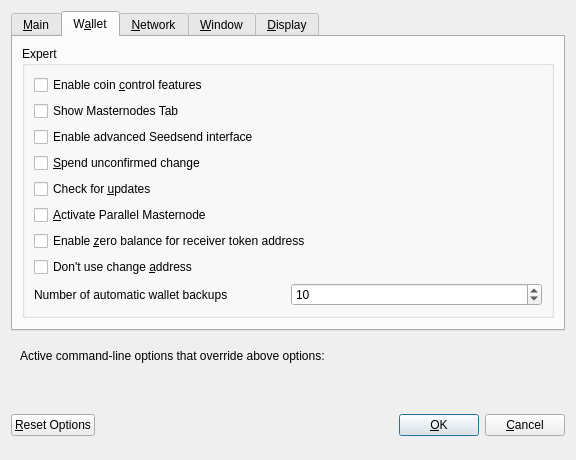
<?xml version="1.0" encoding="UTF-8"?>
<ui version="4.0">
 <class>OptionsDialog</class>
 <widget class="QDialog" name="OptionsDialog">
  <property name="geometry">
   <rect>
    <x>0</x>
    <y>0</y>
    <width>576</width>
    <height>419</height>
   </rect>
  </property>
  <property name="windowTitle">
   <string>Options</string>
  </property>
  <property name="modal">
   <bool>true</bool>
  </property>
  <layout class="QVBoxLayout" name="verticalLayout">
   <item>
    <widget class="QTabWidget" name="tabWidget">
     <property name="currentIndex">
      <number>1</number>
     </property>
     <widget class="QWidget" name="tabMain">
      <attribute name="title">
       <string>&amp;Main</string>
      </attribute>
      <layout class="QVBoxLayout" name="verticalLayout_Main">
       <item>
        <widget class="QCheckBox" name="bitcoinAtStartup">
         <property name="toolTip">
          <string>Automatically start SEED after logging in to the system.</string>
         </property>
         <property name="text">
          <string>&amp;Start SEED on system login</string>
         </property>
        </widget>
       </item>
       <item>
        <widget class="QCheckBox" name="logEvents">
         <property name="text">
          <string>Enable  log &amp;events</string>
         </property>
        </widget>
       </item>
       <item>
        <widget class="QCheckBox" name="txIndex">
         <property name="text">
          <string>Enable &amp;transaction indexes</string>
         </property>
        </widget>
       </item>
       <item>
        <widget class="QCheckBox" name="addressIndex">
         <property name="text">
          <string>Enable &amp;address indexes</string>
         </property>
        </widget>
       </item>
       <item>
        <layout class="QHBoxLayout" name="horizontalLayout_2_Main">
         <item>
          <widget class="QLabel" name="databaseCacheLabel">
           <property name="text">
            <string>Size of &amp;database cache</string>
           </property>
           <property name="textFormat">
            <enum>Qt::PlainText</enum>
           </property>
           <property name="buddy">
            <cstring>databaseCache</cstring>
           </property>
          </widget>
         </item>
         <item>
          <widget class="QSpinBox" name="databaseCache"/>
         </item>
         <item>
          <widget class="QLabel" name="databaseCacheUnitLabel">
           <property name="text">
            <string>MB</string>
           </property>
           <property name="textFormat">
            <enum>Qt::PlainText</enum>
           </property>
          </widget>
         </item>
         <item>
          <spacer name="horizontalSpacer_2_Main">
           <property name="orientation">
            <enum>Qt::Horizontal</enum>
           </property>
           <property name="sizeHint" stdset="0">
            <size>
             <width>40</width>
             <height>20</height>
            </size>
           </property>
          </spacer>
         </item>
        </layout>
       </item>
       <item>
        <layout class="QHBoxLayout" name="horizontalLayout_3_Main">
         <item>
          <widget class="QLabel" name="threadsScriptVerifLabel">
           <property name="text">
            <string>Number of script &amp;verification threads</string>
           </property>
           <property name="textFormat">
            <enum>Qt::PlainText</enum>
           </property>
           <property name="buddy">
            <cstring>threadsScriptVerif</cstring>
           </property>
          </widget>
         </item>
         <item>
          <widget class="QSpinBox" name="threadsScriptVerif">
           <property name="toolTip">
            <string>(0 = auto, &lt;0 = leave that many cores free)</string>
           </property>
          </widget>
         </item>
         <item>
          <spacer name="horizontalSpacer_3_Main">
           <property name="orientation">
            <enum>Qt::Horizontal</enum>
           </property>
           <property name="sizeHint" stdset="0">
            <size>
             <width>40</width>
             <height>20</height>
            </size>
           </property>
          </spacer>
         </item>
        </layout>
       </item>
       <item>
        <layout class="QHBoxLayout" name="horizontalLayout_5_Main">
         <item>
          <widget class="QLabel" name="logFileCountLabel">
           <property name="text">
            <string>Number of debug log files</string>
           </property>
          </widget>
         </item>
         <item>
          <widget class="QSpinBox" name="logFileCount">
           <property name="minimum">
            <number>1</number>
           </property>
          </widget>
         </item>
         <item>
          <spacer name="horizontalSpacer_5_Main">
           <property name="orientation">
            <enum>Qt::Horizontal</enum>
           </property>
           <property name="sizeHint" stdset="0">
            <size>
             <width>40</width>
             <height>20</height>
            </size>
           </property>
          </spacer>
         </item>
        </layout>
       </item>
       <item>
        <spacer name="verticalSpacer_Main">
         <property name="orientation">
          <enum>Qt::Vertical</enum>
         </property>
         <property name="sizeHint" stdset="0">
          <size>
           <width>20</width>
           <height>40</height>
          </size>
         </property>
        </spacer>
       </item>
       <item>
        <layout class="QHBoxLayout" name="horizontalLayout_4_Main">
         <item>
          <widget class="QLabel" name="label">
           <property name="toolTip">
            <string>This setting determines the amount of individual masternodes that an input will be anonymized through.&lt;br/&gt;More rounds of anonymization gives a higher degree of privacy, but also costs more in fees.</string>
           </property>
           <property name="text">
            <string>Darksend rounds to use</string>
           </property>
          </widget>
         </item>
         <item>
          <widget class="QSpinBox" name="darksendRounds">
           <property name="minimum">
            <number>2</number>
           </property>
           <property name="maximum">
            <number>8</number>
           </property>
           <property name="value">
            <number>4</number>
           </property>
          </widget>
         </item>
        </layout>
       </item>
       <item>
        <spacer name="verticalSpacer_Main1">
         <property name="orientation">
          <enum>Qt::Vertical</enum>
         </property>
         <property name="sizeHint" stdset="0">
          <size>
           <width>20</width>
           <height>40</height>
          </size>
         </property>
        </spacer>
       </item>
       <item>
        <layout class="QHBoxLayout" name="horizontalLayout">
         <item>
          <widget class="QLabel" name="label_2">
           <property name="toolTip">
            <string>This amount acts as a threshold to turn off Darksend once it's reached.</string>
           </property>
           <property name="statusTip">
            <string notr="true"/>
           </property>
           <property name="whatsThis">
            <string notr="true"/>
           </property>
           <property name="accessibleName">
            <string notr="true"/>
           </property>
           <property name="accessibleDescription">
            <string notr="true"/>
           </property>
           <property name="text">
            <string>Amount of SEED to keep anonymized</string>
           </property>
          </widget>
         </item>
         <item>
          <widget class="QSpinBox" name="anonymizeSeed">
           <property name="minimum">
            <number>100</number>
           </property>
           <property name="maximum">
            <number>100000</number>
           </property>
           <property name="singleStep">
            <number>100</number>
           </property>
           <property name="value">
            <number>1000</number>
           </property>
          </widget>
         </item>
        </layout>
       </item>
      </layout>
     </widget>
     <widget class="QWidget" name="tabWallet">
      <attribute name="title">
       <string>W&amp;allet</string>
      </attribute>
      <layout class="QVBoxLayout" name="verticalLayout_Wallet">
       <item>
        <widget class="QGroupBox" name="groupBox">
         <property name="title">
          <string>Expert</string>
         </property>
         <layout class="QVBoxLayout" name="verticalLayout_2">
          <item>
           <widget class="QCheckBox" name="coinControlFeatures">
            <property name="toolTip">
             <string>Whether to show coin control features or not.</string>
            </property>
            <property name="text">
             <string>Enable coin &amp;control features</string>
            </property>
           </widget>
          </item>
          <item>
           <widget class="QCheckBox" name="showMasternodesTab">
            <property name="toolTip">
             <string>Show additional tab listing all your masternodes in first sub-tab&lt;br/&gt;and all masternodes on the network in second sub-tab.</string>
            </property>
            <property name="text">
             <string>Show Masternodes Tab</string>
            </property>
           </widget>
          </item>
          <item>
           <widget class="QCheckBox" name="showAdvancedUI">
            <property name="toolTip">
             <string>Show additional information and buttons for Seedsend on overview screen.</string>
            </property>
            <property name="text">
             <string>Enable advanced Seedsend interface</string>
            </property>
           </widget>
          </item>
          <item>
           <widget class="QCheckBox" name="spendZeroConfChange">
            <property name="toolTip">
             <string>If you disable the spending of unconfirmed change, the change from a transaction&lt;br/&gt;cannot be used until that transaction has at least one confirmation.&lt;br/&gt;This also affects how your balance is computed.</string>
            </property>
            <property name="text">
             <string>&amp;Spend unconfirmed change</string>
            </property>
           </widget>
          </item>
          <item>
           <widget class="QCheckBox" name="checkUpdates">
            <property name="text">
             <string>Check for &amp;updates</string>
            </property>
           </widget>
          </item>
          <item>
           <widget class="QCheckBox" name="parallelMasternodes">
            <property name="toolTip">
             <string>Coming soon</string>
            </property>
            <property name="text">
             <string>&amp;Activate Parallel Masternode</string>
            </property>
           </widget>
          </item>
          <item>
           <widget class="QCheckBox" name="zeroBalanceAddressToken">
            <property name="text">
             <string>Enable &amp;zero balance for receiver token address</string>
            </property>
           </widget>
          </item>
          <item>
           <widget class="QCheckBox" name="notUseChangeAddress">
            <property name="text">
             <string>Don't use change &amp;address</string>
            </property>
           </widget>
          </item>

            <item>
              <layout class="QHBoxLayout" name="horizontalLayout_1_Wallet">
                <item>
                  <widget class="QLabel" name="walletBackupslabel">
                    <property name="text">
                      <string>Number of automatic wallet backups</string>
                    </property>
                  </widget>
                </item>
                <item>
                  <widget class="QSpinBox" name="walletBackups">
                    <property name="minimum">
                      <number>1</number>
                    </property>
                    <property name="maximum">
                      <number>20</number>
                    </property>
                    <property name="value">
                      <number>10</number>
                    </property>
                  </widget>
                </item>
              </layout>
            </item>

         </layout>
        </widget>
       </item>
       <item>
        <spacer name="verticalSpacer_Wallet">
         <property name="orientation">
          <enum>Qt::Vertical</enum>
         </property>
         <property name="sizeHint" stdset="0">
          <size>
           <width>20</width>
           <height>40</height>
          </size>
         </property>
        </spacer>
       </item>
      </layout>
     </widget>
     <widget class="QWidget" name="tabNetwork">
      <attribute name="title">
       <string>&amp;Network</string>
      </attribute>
      <layout class="QVBoxLayout" name="verticalLayout_Network">
       <item>
        <widget class="QCheckBox" name="mapPortUpnp">
         <property name="toolTip">
          <string>Automatically open the SEED client port on the router. This only works when your router supports UPnP and it is enabled.</string>
         </property>
         <property name="text">
          <string>Map port using &amp;UPnP</string>
         </property>
        </widget>
       </item>
       <item>
        <widget class="QCheckBox" name="allowIncoming">
         <property name="toolTip">
          <string>Accept connections from outside</string>
         </property>
         <property name="text">
          <string>Allow incoming connections</string>
         </property>
        </widget>
       </item>
       <item>
        <widget class="QCheckBox" name="connectSocks">
         <property name="toolTip">
          <string>Connect to the SEED network through a SOCKS5 proxy.</string>
         </property>
         <property name="text">
          <string>&amp;Connect through SOCKS5 proxy (default proxy):</string>
         </property>
        </widget>
       </item>
       <item>
        <layout class="QHBoxLayout" name="horizontalLayout_1_Network">
         <item>
          <widget class="QLabel" name="proxyIpLabel">
           <property name="text">
            <string>Proxy &amp;IP:</string>
           </property>
           <property name="textFormat">
            <enum>Qt::PlainText</enum>
           </property>
           <property name="buddy">
            <cstring>proxyIp</cstring>
           </property>
          </widget>
         </item>
         <item>
          <widget class="QValidatedLineEdit" name="proxyIp">
           <property name="minimumSize">
            <size>
             <width>140</width>
             <height>0</height>
            </size>
           </property>
           <property name="maximumSize">
            <size>
             <width>140</width>
             <height>16777215</height>
            </size>
           </property>
           <property name="toolTip">
            <string>IP address of the proxy (e.g. IPv4: 127.0.0.1 / IPv6: ::1)</string>
           </property>
          </widget>
         </item>
         <item>
          <widget class="QLabel" name="proxyPortLabel">
           <property name="text">
            <string>&amp;Port:</string>
           </property>
           <property name="textFormat">
            <enum>Qt::PlainText</enum>
           </property>
           <property name="buddy">
            <cstring>proxyPort</cstring>
           </property>
          </widget>
         </item>
         <item>
          <widget class="QLineEdit" name="proxyPort">
           <property name="minimumSize">
            <size>
             <width>55</width>
             <height>0</height>
            </size>
           </property>
           <property name="maximumSize">
            <size>
             <width>55</width>
             <height>16777215</height>
            </size>
           </property>
           <property name="toolTip">
            <string>Port of the proxy (e.g. 9050)</string>
           </property>
          </widget>
         </item>
         <item>
          <spacer name="horizontalSpacer_1_Network">
           <property name="orientation">
            <enum>Qt::Horizontal</enum>
           </property>
           <property name="sizeHint" stdset="0">
            <size>
             <width>40</width>
             <height>20</height>
            </size>
           </property>
          </spacer>
         </item>
        </layout>
       </item>
       <item>
        <spacer name="verticalSpacer_Network">
         <property name="orientation">
          <enum>Qt::Vertical</enum>
         </property>
         <property name="sizeHint" stdset="0">
          <size>
           <width>20</width>
           <height>40</height>
          </size>
         </property>
        </spacer>
       </item>
      </layout>
     </widget>
     <widget class="QWidget" name="tabWindow">
      <attribute name="title">
       <string>&amp;Window</string>
      </attribute>
      <layout class="QVBoxLayout" name="verticalLayout_Window">
       <item>
        <widget class="QCheckBox" name="hideTrayIcon">
         <property name="toolTip">
          <string>&amp;Hide the icon from the system tray.</string>
         </property>
         <property name="text">
          <string>Hide tray icon</string>
         </property>
        </widget>
       </item>
       <item>
        <widget class="QCheckBox" name="minimizeToTray">
         <property name="toolTip">
          <string>Show only a tray icon after minimizing the window.</string>
         </property>
         <property name="text">
          <string>&amp;Minimize to the tray instead of the taskbar</string>
         </property>
        </widget>
       </item>
       <item>
        <widget class="QCheckBox" name="minimizeOnClose">
         <property name="toolTip">
          <string>Minimize instead of exit the application when the window is closed. When this option is enabled, the application will be closed only after selecting Quit in the menu.</string>
         </property>
         <property name="text">
          <string>M&amp;inimize on close</string>
         </property>
        </widget>
       </item>
       <item>
        <spacer name="verticalSpacer_Window">
         <property name="orientation">
          <enum>Qt::Vertical</enum>
         </property>
         <property name="sizeHint" stdset="0">
          <size>
           <width>20</width>
           <height>40</height>
          </size>
         </property>
        </spacer>
       </item>
      </layout>
     </widget>
     <widget class="QWidget" name="tabDisplay">
      <attribute name="title">
       <string>&amp;Display</string>
      </attribute>
      <layout class="QVBoxLayout" name="verticalLayout_Display">
       <item>
        <layout class="QHBoxLayout" name="horizontalLayout_1_Display">
         <item>
          <widget class="QLabel" name="langLabel">
           <property name="text">
            <string>User Interface &amp;language:</string>
           </property>
           <property name="textFormat">
            <enum>Qt::PlainText</enum>
           </property>
           <property name="buddy">
            <cstring>lang</cstring>
           </property>
          </widget>
         </item>
         <item>
          <widget class="QValueComboBox" name="lang">
           <property name="toolTip">
            <string>The user interface language can be set here. This setting will take effect after restarting SEED.</string>
           </property>
          </widget>
         </item>
        </layout>
       </item>
       <item>
        <widget class="QLabel" name="label_3">
         <property name="toolTip">
          <string notr="true"/>
         </property>
         <property name="statusTip">
          <string notr="true"/>
         </property>
         <property name="whatsThis">
          <string notr="true"/>
         </property>
         <property name="accessibleName">
          <string notr="true"/>
         </property>
         <property name="text">
          <string>Language missing or translation incomplete? Help contributing translations here:
https://www.transifex.com/seedcore/seedcore</string>
         </property>
         <property name="wordWrap">
          <bool>true</bool>
         </property>
         <property name="openExternalLinks">
          <bool>true</bool>
         </property>
         <property name="textInteractionFlags">
          <set>Qt::TextBrowserInteraction</set>
         </property>
        </widget>
       </item>
       <item>
        <layout class="QHBoxLayout" name="horizontalLayout_4_Display" stretch="0,0">
         <item>
          <widget class="QLabel" name="themeLabel">
           <property name="text">
            <string>User Interface Theme:</string>
           </property>
          </widget>
         </item>
         <item>
          <widget class="QValueComboBox" name="theme"/>
         </item>
        </layout>
       </item>
       <item>
        <widget class="Line" name="line">
         <property name="orientation">
          <enum>Qt::Horizontal</enum>
         </property>
        </widget>
       </item>
       <item>
        <layout class="QHBoxLayout" name="horizontalLayout_2_Display">
         <item>
          <widget class="QLabel" name="unitLabel">
           <property name="text">
            <string>&amp;Unit to show amounts in:</string>
           </property>
           <property name="textFormat">
            <enum>Qt::PlainText</enum>
           </property>
           <property name="buddy">
            <cstring>unit</cstring>
           </property>
          </widget>
         </item>
         <item>
          <widget class="QValueComboBox" name="unit">
           <property name="toolTip">
            <string>Choose the default subdivision unit to show in the interface and when sending coins.</string>
           </property>
          </widget>
         </item>
        </layout>
       </item>
       <item>
        <layout class="QHBoxLayout" name="horizontalLayout_5_Display">
         <item>
          <widget class="QLabel" name="digitsLabel">
           <property name="text">
            <string>Decimal digits</string>
           </property>
          </widget>
         </item>
         <item>
          <widget class="QValueComboBox" name="digits"/>
         </item>
        </layout>
       </item>
       <item>
        <layout class="QHBoxLayout" name="horizontalLayout_3_Display">
         <item>
          <widget class="QLabel" name="thirdPartyTxUrlsLabel">
           <property name="toolTip">
            <string>Third party URLs (e.g. a block explorer) that appear in the transactions tab as context menu items. %s in the URL is replaced by transaction hash. Multiple URLs are separated by vertical bar |.</string>
           </property>
           <property name="text">
            <string>Third party transaction URLs</string>
           </property>
           <property name="buddy">
            <cstring>thirdPartyTxUrls</cstring>
           </property>
          </widget>
         </item>
         <item>
          <widget class="QLineEdit" name="thirdPartyTxUrls">
           <property name="toolTip">
            <string>Third party URLs (e.g. a block explorer) that appear in the transactions tab as context menu items. %s in the URL is replaced by transaction hash. Multiple URLs are separated by vertical bar |.</string>
           </property>
          </widget>
         </item>
        </layout>
       </item>
       <item>
        <spacer name="verticalSpacer">
         <property name="orientation">
          <enum>Qt::Vertical</enum>
         </property>
         <property name="sizeHint" stdset="0">
          <size>
           <width>20</width>
           <height>40</height>
          </size>
         </property>
        </spacer>
       </item>
      </layout>
     </widget>
    </widget>
   </item>
   <item>
    <widget class="QFrame" name="frame">
     <layout class="QVBoxLayout" name="verticalLayout_Bottom">
      <item>
       <layout class="QHBoxLayout" name="horizontalLayout_Bottom">
        <item>
         <widget class="QLabel" name="overriddenByCommandLineInfoLabel">
          <property name="text">
           <string>Active command-line options that override above options:</string>
          </property>
          <property name="textFormat">
           <enum>Qt::PlainText</enum>
          </property>
         </widget>
        </item>
        <item>
         <spacer name="horizontalSpacer_Bottom">
          <property name="orientation">
           <enum>Qt::Horizontal</enum>
          </property>
          <property name="sizeHint" stdset="0">
           <size>
            <width>40</width>
            <height>20</height>
           </size>
          </property>
         </spacer>
        </item>
       </layout>
      </item>
      <item>
       <widget class="QLabel" name="overriddenByCommandLineLabel">
        <property name="text">
         <string/>
        </property>
        <property name="textFormat">
         <enum>Qt::PlainText</enum>
        </property>
        <property name="wordWrap">
         <bool>true</bool>
        </property>
       </widget>
      </item>
     </layout>
    </widget>
   </item>
   <item>
    <layout class="QHBoxLayout" name="horizontalLayout_Buttons">
     <item>
      <widget class="QPushButton" name="resetButton">
       <property name="toolTip">
        <string>Reset all client options to default.</string>
       </property>
       <property name="text">
        <string>&amp;Reset Options</string>
       </property>
       <property name="autoDefault">
        <bool>false</bool>
       </property>
      </widget>
     </item>
     <item>
      <spacer name="horizontalSpacer_1">
       <property name="orientation">
        <enum>Qt::Horizontal</enum>
       </property>
       <property name="sizeHint" stdset="0">
        <size>
         <width>40</width>
         <height>48</height>
        </size>
       </property>
      </spacer>
     </item>
     <item>
      <widget class="QLabel" name="statusLabel">
       <property name="minimumSize">
        <size>
         <width>200</width>
         <height>0</height>
        </size>
       </property>
       <property name="font">
        <font>
         <weight>75</weight>
         <bold>true</bold>
        </font>
       </property>
       <property name="text">
        <string/>
       </property>
       <property name="textFormat">
        <enum>Qt::PlainText</enum>
       </property>
       <property name="wordWrap">
        <bool>true</bool>
       </property>
      </widget>
     </item>
     <item>
      <spacer name="horizontalSpacer_2">
       <property name="orientation">
        <enum>Qt::Horizontal</enum>
       </property>
       <property name="sizeHint" stdset="0">
        <size>
         <width>40</width>
         <height>48</height>
        </size>
       </property>
      </spacer>
     </item>
     <item>
      <widget class="QPushButton" name="okButton">
       <property name="text">
        <string>&amp;OK</string>
       </property>
       <property name="autoDefault">
        <bool>false</bool>
       </property>
       <property name="default">
        <bool>true</bool>
       </property>
      </widget>
     </item>
     <item>
      <widget class="QPushButton" name="cancelButton">
       <property name="text">
        <string>&amp;Cancel</string>
       </property>
       <property name="autoDefault">
        <bool>false</bool>
       </property>
      </widget>
     </item>
    </layout>
   </item>
  </layout>
 </widget>
 <customwidgets>
  <customwidget>
   <class>QValidatedLineEdit</class>
   <extends>QLineEdit</extends>
   <header>qvalidatedlineedit.h</header>
  </customwidget>
  <customwidget>
   <class>QValueComboBox</class>
   <extends>QComboBox</extends>
   <header>qvaluecombobox.h</header>
  </customwidget>
 </customwidgets>
 <resources/>
 <connections/>
</ui>
